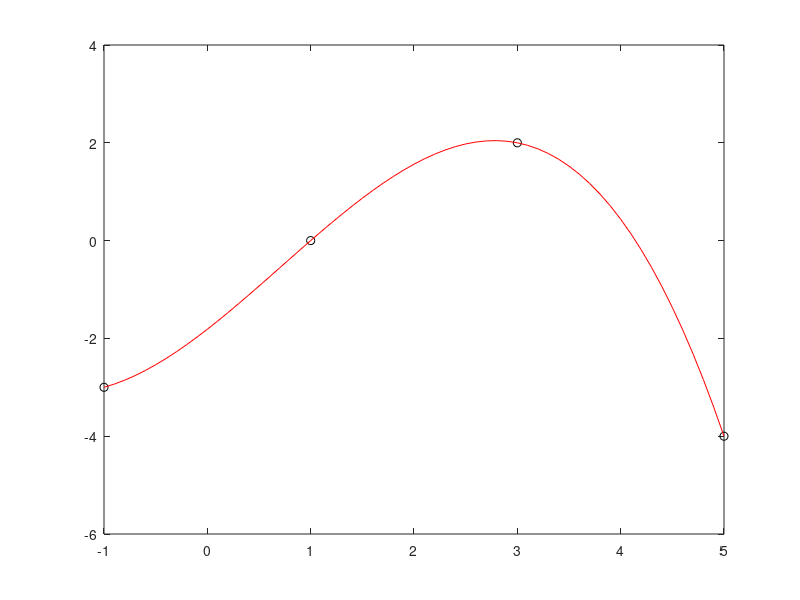

MATLAB code to generate this figure:
clc
%interpolacijas polinoma iegusana
x=[-1;1;3;5];
y=[-3;0;2;-4];
plot(x,y,'ko')

A=[1 x(1) x(1).^2 x(1).^3; 1 x(2) x(2).^2 x(2).^3; 1 x(3) x(3).^2 x(3).^3; 1 x(4) x(4).^2 x(4).^3];
B=[y(1);y(2);y(3);y(4)];
X=A\B

hold on
x1=-1:0.1:5;
y1=X(1)+x1*X(2)+x1.^2.*X(3)+x1.^3.*X(4);
plot(x1,y1,'r')

disp('Tika ieguts sads interpolacijas polinoms')
disp(['y= ' num2str(X(1)) ' + ' num2str(X(2)) ' x+ ' num2str(X(3)) ' x^2 ' num2str(X(3)) ' x^3 '])